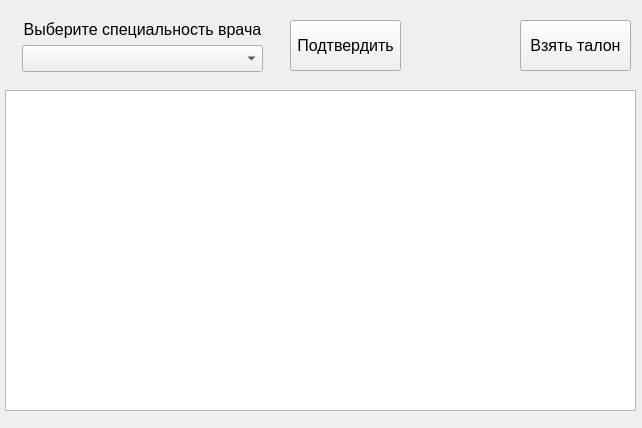
<?xml version="1.0" encoding="UTF-8"?>
<ui version="4.0">
 <class>Form_patient_take_ticket</class>
 <widget class="QWidget" name="Form_patient_take_ticket">
  <property name="geometry">
   <rect>
    <x>0</x>
    <y>0</y>
    <width>642</width>
    <height>428</height>
   </rect>
  </property>
  <property name="windowTitle">
   <string>Окно выбора талона</string>
  </property>
  <widget class="QTableWidget" name="tableWidget_ticket">
   <property name="geometry">
    <rect>
     <x>5</x>
     <y>90</y>
     <width>631</width>
     <height>321</height>
    </rect>
   </property>
   <property name="editTriggers">
    <set>QAbstractItemView::NoEditTriggers</set>
   </property>
  </widget>
  <widget class="QPushButton" name="pushButton_confirm">
   <property name="geometry">
    <rect>
     <x>290</x>
     <y>20</y>
     <width>111</width>
     <height>51</height>
    </rect>
   </property>
   <property name="font">
    <font>
     <pointsize>12</pointsize>
    </font>
   </property>
   <property name="text">
    <string>Подтвердить</string>
   </property>
  </widget>
  <widget class="QPushButton" name="pushButton_take_ticket">
   <property name="geometry">
    <rect>
     <x>520</x>
     <y>20</y>
     <width>111</width>
     <height>51</height>
    </rect>
   </property>
   <property name="font">
    <font>
     <pointsize>12</pointsize>
    </font>
   </property>
   <property name="text">
    <string>Взять талон</string>
   </property>
  </widget>
  <widget class="QWidget" name="layoutWidget">
   <property name="geometry">
    <rect>
     <x>22</x>
     <y>20</y>
     <width>241</width>
     <height>52</height>
    </rect>
   </property>
   <layout class="QVBoxLayout" name="verticalLayout">
    <item>
     <widget class="QLabel" name="label_choose_spec_d">
      <property name="font">
       <font>
        <pointsize>12</pointsize>
       </font>
      </property>
      <property name="text">
       <string>Выберите специальность врача</string>
      </property>
      <property name="alignment">
       <set>Qt::AlignCenter</set>
      </property>
     </widget>
    </item>
    <item>
     <widget class="QComboBox" name="comboBox_choose_spec_d">
      <property name="font">
       <font>
        <pointsize>12</pointsize>
       </font>
      </property>
     </widget>
    </item>
   </layout>
  </widget>
 </widget>
 <resources/>
 <connections/>
</ui>
